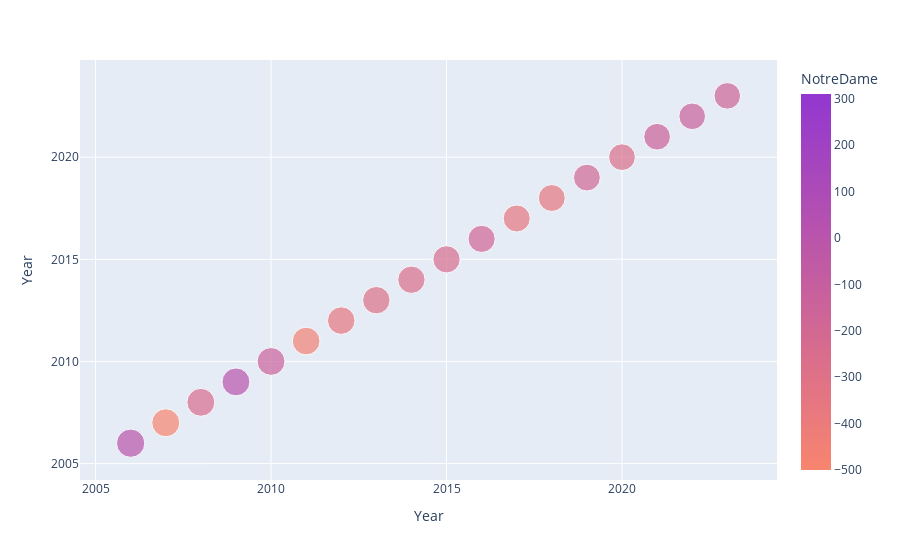

Notebook code for this chart:
### Code cell
fig_notredame = px.scatter(df,x='Year',y='Year',size='Notre Dame Bay',color='NotreDame',color_continuous_scale=[(0,'rgb(248, 133, 111)'),(1,'rgb(146, 55, 208)')],range_color=[-500,310])
fig_notredame.show()
fig_notredame.write_image('/Users/katmckenney/Documents/Visualizations/Python Exports/popchange-notredame.svg')

### Figure 1 — Plotly figure (JSON) as saved in the notebook; plotly's stock layout.template omitted (floating-point values rounded to 4 significant figures)
{"data": [{"hovertemplate": "Year=%{y}<br>Notre Dame Bay=%{marker.size}<br>NotreDame=%{marker.color}<extra></extra>", "legendgroup": "", "marker": {"color": [0, -778, -250, 11, -136, -459, -355, -288, -264, -249, -181, -353, -351, -186, -270, -141, -125, -155], "coloraxis": "coloraxis", "size": [39129, 38351, 38101, 38112, 37976, 37517, 37162, 36874, 36610, 36361, 36180, 35827, 35476, 35290, 35020, 34879, 34754, 34599], "sizemode": "area", "sizeref": 97.82, "symbol": "circle"}, "mode": "markers", "name": "", "orientation": "v", "showlegend": false, "type": "scatter", "x": [2006, 2007, 2008, 2009, 2010, 2011, 2012, 2013, 2014, 2015, 2016, 2017, 2018, 2019, 2020, 2021, 2022, 2023], "xaxis": "x", "y": [2006, 2007, 2008, 2009, 2010, 2011, 2012, 2013, 2014, 2015, 2016, 2017, 2018, 2019, 2020, 2021, 2022, 2023], "yaxis": "y"}], "layout": {"coloraxis": {"cmax": 310, "cmin": -500, "colorbar": {"title": {"text": "NotreDame"}}, "colorscale": [[0, "rgb(248, 133, 111)"], [1, "rgb(146, 55, 208)"]]}, "legend": {"itemsizing": "constant", "tracegroupgap": 0}, "margin": {"t": 60}, "xaxis": {"anchor": "y", "domain": [0, 1], "title": {"text": "Year"}}, "yaxis": {"anchor": "x", "domain": [0, 1], "title": {"text": "Year"}}}}
